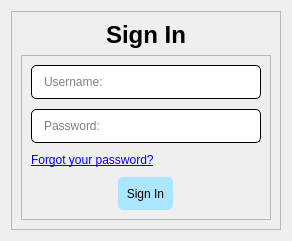
                <widget class="QWidget" name="login_pg">
                 <layout class="QVBoxLayout" name="verticalLayout_5">
                  <item alignment="Qt::AlignVCenter">
                   <widget class="QFrame" name="frame_2">
                    <property name="minimumSize">
                     <size>
                      <width>200</width>
                      <height>200</height>
                     </size>
                    </property>
                    <property name="frameShape">
                     <enum>QFrame::StyledPanel</enum>
                    </property>
                    <property name="frameShadow">
                     <enum>QFrame::Raised</enum>
                    </property>
                    <layout class="QVBoxLayout" name="verticalLayout_6">
                     <item>
                      <widget class="QLabel" name="label_4">
                       <property name="text">
                        <string>&lt;html&gt;&lt;head/&gt;&lt;body&gt;&lt;p align=&quot;center&quot;&gt;&lt;span style=&quot; font-size:18pt; font-weight:600;&quot;&gt;Sign In&lt;/span&gt;&lt;/p&gt;&lt;/body&gt;&lt;/html&gt;</string>
                       </property>
                      </widget>
                     </item>
                     <item alignment="Qt::AlignHCenter|Qt::AlignVCenter">
                      <widget class="QFrame" name="frame_3">
                       <property name="minimumSize">
                        <size>
                         <width>250</width>
                         <height>0</height>
                        </size>
                       </property>
                       <property name="frameShape">
                        <enum>QFrame::StyledPanel</enum>
                       </property>
                       <property name="frameShadow">
                        <enum>QFrame::Raised</enum>
                       </property>
                       <layout class="QVBoxLayout" name="verticalLayout_9">
                        <property name="spacing">
                         <number>10</number>
                        </property>
                        <item>
                         <widget class="QLineEdit" name="signin_username">
                          <property name="minimumSize">
                           <size>
                            <width>0</width>
                            <height>25</height>
                           </size>
                          </property>
                          <property name="styleSheet">
                           <string notr="true">padding: 8px 10px;
border: 1px solid black;
border-radius: 5px;</string>
                          </property>
                          <property name="placeholderText">
                           <string>Username:</string>
                          </property>
                         </widget>
                        </item>
                        <item>
                         <widget class="QLineEdit" name="signin_pass">
                          <property name="minimumSize">
                           <size>
                            <width>0</width>
                            <height>25</height>
                           </size>
                          </property>
                          <property name="styleSheet">
                           <string notr="true">padding: 8px 10px;
border: 1px solid black;
border-radius: 5px;</string>
                          </property>
                          <property name="echoMode">
                           <enum>QLineEdit::Password</enum>
                          </property>
                          <property name="placeholderText">
                           <string>Password: </string>
                          </property>
                         </widget>
                        </item>
                        <item>
                         <widget class="QLabel" name="label_5">
                          <property name="text">
                           <string>&lt;html&gt;&lt;head/&gt;&lt;body&gt;&lt;p&gt;&lt;a href=&quot;google.com&quot;&gt;&lt;span style=&quot; text-decoration: underline; color:#0000ff;&quot;&gt;Forgot your password?&lt;/span&gt;&lt;/a&gt;&lt;/p&gt;&lt;/body&gt;&lt;/html&gt;</string>
                          </property>
                          <property name="openExternalLinks">
                           <bool>true</bool>
                          </property>
                         </widget>
                        </item>
                        <item alignment="Qt::AlignHCenter">
                         <widget class="QPushButton" name="signin_btn">
                          <property name="minimumSize">
                           <size>
                            <width>55</width>
                            <height>33</height>
                           </size>
                          </property>
                          <property name="styleSheet">
                           <string notr="true">background-color: rgb(171, 230, 255);
border-radius: 5px;</string>
                          </property>
                          <property name="text">
                           <string>Sign In</string>
                          </property>
                         </widget>
                        </item>
                       </layout>
                      </widget>
                     </item>
                    </layout>
                   </widget>
                  </item>
                 </layout>
                </widget>
